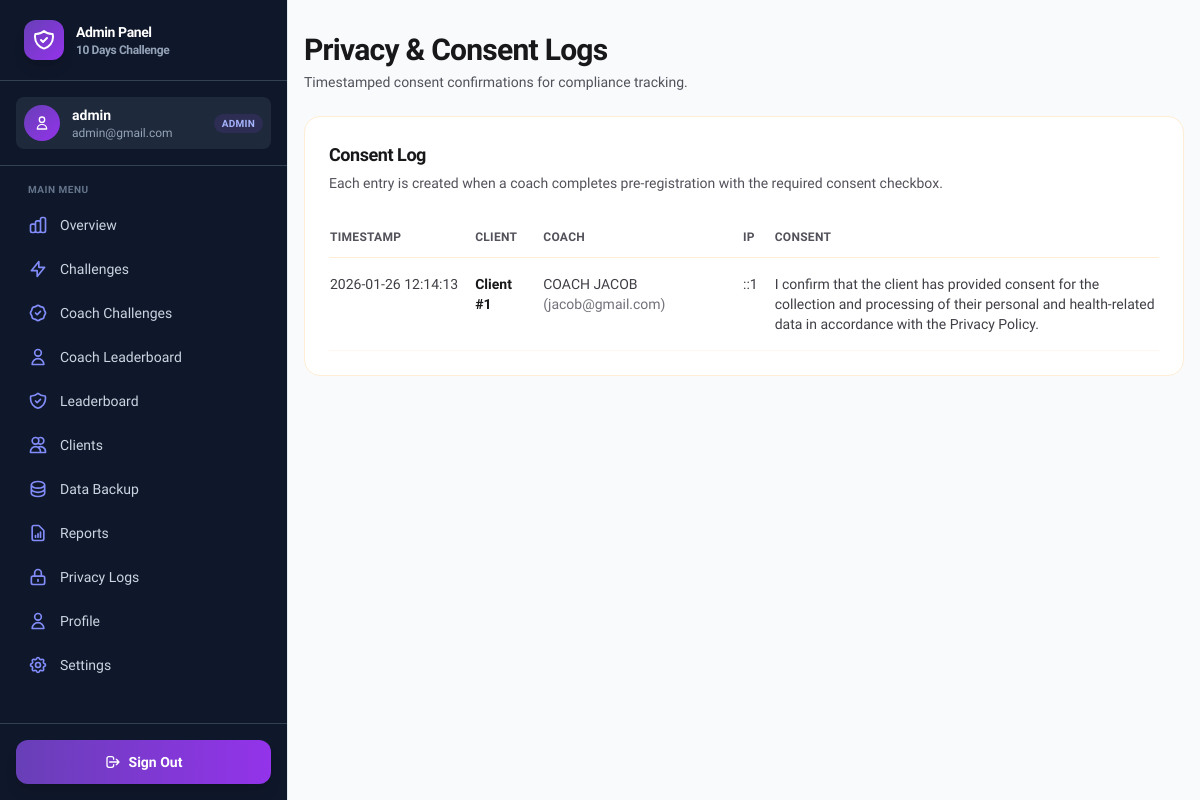
The page /admin/privacy_logs.php (signed in) on the database its author committed.
### tables this page shows
CREATE TABLE IF NOT EXISTS users (
  id INT UNSIGNED NOT NULL AUTO_INCREMENT,
  name VARCHAR(100) NOT NULL,
  email VARCHAR(190) NOT NULL,
  role ENUM('coach','admin') NOT NULL,
  password_hash VARCHAR(255) NOT NULL,
  is_active TINYINT(1) NOT NULL DEFAULT 1,
  created_at TIMESTAMP NOT NULL DEFAULT CURRENT_TIMESTAMP,
  updated_at TIMESTAMP NOT NULL DEFAULT CURRENT_TIMESTAMP ON UPDATE CURRENT_TIMESTAMP,
  PRIMARY KEY (id),
  UNIQUE KEY uniq_users_email (email)
);

CREATE TABLE IF NOT EXISTS consent_logs (
  id INT UNSIGNED NOT NULL AUTO_INCREMENT,
  client_id INT UNSIGNED NOT NULL,
  coach_user_id INT UNSIGNED NOT NULL,
  consent_text TEXT NOT NULL,
  ip_address VARCHAR(64) NULL,
  user_agent VARCHAR(255) NULL,
  created_at TIMESTAMP NOT NULL DEFAULT CURRENT_TIMESTAMP,
  PRIMARY KEY (id),
  KEY idx_consent_logs_client_id (client_id),
  KEY idx_consent_logs_coach_user_id (coach_user_id),
  CONSTRAINT fk_consent_logs_client_id FOREIGN KEY (client_id) REFERENCES clients(id)
    ON DELETE CASCADE ON UPDATE CASCADE,
  CONSTRAINT fk_consent_logs_coach_user_id FOREIGN KEY (coach_user_id) REFERENCES users(id)
    ON DELETE RESTRICT ON UPDATE CASCADE
);

### app/helpers.php (called while the page is built, shortened)
<?php
function app_config($key, $default = null)
{
    $config = isset($GLOBALS['app_config']) ? $GLOBALS['app_config'] : [];
    $segments = explode('.', (string) $key);
    $value = $config;
    foreach ($segments as $segment) {
        $value = $value[$segment];
    }
    return $value;
}
function url($path = '')
{
    $base = rtrim((string) app_config('app.base_url', ''), '/');
    $path = '/' . ltrim((string) $path, '/');
    return $base . $path;
}
function h($value)
{
    return htmlspecialchars((string) $value, ENT_QUOTES, 'UTF-8');
}

### app/db.php (called while the page is built)
<?php
function db()
{
    static $pdo;
    if ($pdo instanceof PDO) {
        return $pdo;
    }
    $host = (string) app_config('db.host');
    $port = (int) app_config('db.port');
    $database = (string) app_config('db.database');
    $username = (string) app_config('db.username');
    $password = (string) app_config('db.password');
    $charset = (string) app_config('db.charset', 'utf8mb4');
    $dsn = 'mysql:host=' . $host . ';port=' . $port . ';dbname=' . $database . ';charset=' . $charset;
    $pdo = new PDO($dsn, $username, $password, [
        PDO::ATTR_ERRMODE => PDO::ERRMODE_EXCEPTION,
        PDO::ATTR_DEFAULT_FETCH_MODE => PDO::FETCH_ASSOC,
    ]);
    return $pdo;
}
function db_has_column($table, $column)
{
    try {
        $database = (string) app_config('db.database');
        $stmt = db()->prepare('SELECT COUNT(*) AS c FROM information_schema.COLUMNS WHERE TABLE_SCHEMA = ? AND TABLE_NAME = ? AND COLUMN_NAME = ?');
        $stmt->execute([$database, (string) $table, (string) $column]);
        $row = $stmt->fetch();
        return $row ? ((int) $row['c'] > 0) : false;
    } catch (Throwable $e) {
        return false;
    }
}

### app/auth.php (called while the page is built, shortened)
<?php
function auth_user()
{
    $select = 'SELECT id, name, email, role' . (db_has_column('users', 'is_active') ? ', is_active' : '') . ' FROM users WHERE id = ? LIMIT 1';
    $stmt = db()->prepare($select);
    $stmt->execute([$_SESSION['user_id']]);
    $user = $stmt->fetch();
    return $user ?: null;
}

### admin/privacy_logs.php (the view, shortened to what this page needs)
<?php
$logs = [];
try {
    $stmt = db()->query('SELECT l.id, l.client_id, l.coach_user_id, l.consent_text, l.ip_address, l.user_agent, l.created_at, u.name AS coach_name, u.email AS coach_email FROM consent_logs l INNER JOIN users u ON u.id = l.coach_user_id ORDER BY l.created_at DESC, l.id DESC');
    $logs = $stmt->fetchAll();
} catch (Throwable $e) {
    $logs = [];
}
require __DIR__ . '/../partials/layout_top.php';
require __DIR__ . '/../partials/nav.php';
?>
<main class="mx-auto max-w-6xl px-4 py-8">
    <div class="mb-6">
        <h1 class="text-3xl font-extrabold tracking-tight">Privacy & Consent Logs</h1>
        <p class="mt-1 text-sm text-zinc-600">Timestamped consent confirmations for compliance tracking.</p>
    </div>
    <div class="rounded-2xl border border-orange-100 bg-white p-6">
        <div class="text-lg font-extrabold tracking-tight">Consent Log</div>
        <div class="mt-1 text-sm text-zinc-600">Each entry is created when a coach completes pre-registration with the required consent checkbox.</div>
        <div class="mt-6 overflow-x-auto">
            <table class="min-w-full text-left text-sm">
                <thead>
                    <tr class="border-b border-orange-100 text-xs font-extrabold uppercase tracking-wide text-zinc-600">
                        <th class="py-3 pr-4">Timestamp</th>
                        <th class="py-3 pr-4">Client</th>
                        <th class="py-3 pr-4">Coach</th>
                        <th class="py-3 pr-4">IP</th>
                        <th class="py-3 pr-0">Consent</th>
                    </tr>
                </thead>
                <tbody>
                    <?php foreach ($logs as $l): ?>
                        <tr class="border-b border-orange-50 align-top">
                            <td class="py-4 pr-4 whitespace-nowrap text-zinc-700"><?= h((string) $l['created_at']) ?></td>
                            <td class="py-4 pr-4 font-extrabold">Client #<?= h((string) $l['client_id']) ?></td>
                            <td class="py-4 pr-4 text-zinc-700"><?= h((string) $l['coach_name']) ?> <span class="text-zinc-500">(<?= h((string) $l['coach_email']) ?>)</span></td>
                            <td class="py-4 pr-4 text-zinc-700"><?= h((string) ($l['ip_address'] ?? '-')) ?></td>
                            <td class="py-4 pr-0 text-zinc-700">
                                <div class="max-w-xl">
                                    <?= h((string) $l['consent_text']) ?>
                                </div>
                            </td>
                        </tr>
                    <?php endforeach; ?>
                </tbody>
            </table>
        </div>
    </div>
</main>
<?php require __DIR__ . '/../partials/layout_bottom.php'; ?>

### partials/layout_top.php (shortened to what this page needs)
?><!doctype html>
<html lang="en">
<head>
    <script src="https://cdn.tailwindcss.com"></script>
</head>
<body class="min-h-screen bg-orange-50 text-zinc-900 font-sans">

### partials/nav.php (shortened to what this page needs)
<?php
$user = auth_user();
$role = $user ? $user['role'] : null;
$nav = [];
if ($role === 'admin') {
    $current_page = $_SERVER['REQUEST_URI'];
}
?>
<?php if ($role === 'admin' && $user): ?>
    <div class="min-h-screen bg-slate-50">
        <div class="flex min-h-screen">
            <aside class="sticky top-0 hidden h-screen w-72 shrink-0 overflow-y-auto border-r border-slate-200 bg-slate-900 lg:flex lg:flex-col">
                <div class="flex items-center gap-3 px-6 py-5 border-b border-slate-700">
                    <a href="<?= h(url('/index.php')) ?>" class="flex items-center gap-3 font-extrabold tracking-tight">
                        <div class="flex h-10 w-10 items-center justify-center rounded-xl bg-gradient-to-br from-indigo_bloom to-purple-600 text-white shadow-lg">
                        </div>
                        <div class="flex flex-col">
                            <span class="text-white text-sm font-bold">Admin Panel</span>
                            <span class="text-slate-400 text-xs">10 Days Challenge</span>
                        </div>
                    </a>
                </div>
                <div class="px-4 py-4 border-b border-slate-700">
                    <div class="flex items-center gap-3 px-2 py-2 rounded-lg bg-slate-800">
                        <div class="flex h-9 w-9 items-center justify-center rounded-full bg-gradient-to-br from-indigo_bloom to-purple-600 text-white">
                            <svg class="h-4 w-4" fill="none" stroke="currentColor" stroke-width="2" viewBox="0 0 24 24">
                                <path stroke-linecap="round" stroke-linejoin="round" d="M16 7a4 4 0 11-8 0 4 4 0 018 0zM12 14a7 7 0 00-7 7h14a7 7 0 00-7-7z"/>
                            </svg>
                        </div>
                        <div class="flex-1 min-w-0">
                            <div class="text-sm font-semibold text-white truncate"><?= h($user['name']) ?></div>
                            <div class="text-xs text-slate-400 truncate"><?= h($user['email']) ?></div>
                        </div>
                        <span class="px-2 py-0.5 text-[10px] font-bold uppercase tracking-wide bg-indigo_bloom/20 text-indigo-300 rounded-full">Admin</span>
                    </div>
                </div>
                <nav class="flex-1 px-3 py-4 overflow-y-auto">
                    <div class="text-[10px] font-bold uppercase tracking-wider text-slate-500 px-4 mb-2">Main Menu</div>
                    <?php foreach ($nav as $item):
                        $is_active = strpos($current_page, $item[1]) !== false;
                        $active_classes = $is_active ? 'bg-gradient-to-r from-indigo-600 to-purple-600 text-white shadow-lg shadow-indigo-500/50' : 'text-slate-300 hover:bg-slate-800 hover:text-white';
                    ?>
                        <a href="<?= h($item[1]) ?>" class="mb-1 flex items-center gap-3 rounded-xl px-4 py-2.5 text-sm font-medium <?= $active_classes ?> transition-colors">
                            <?php if (isset($item[2])): ?>
                                <span class="<?= $is_active ? 'text-indigo-200' : 'text-indigo-400' ?>"><?= $item[2] ?></span>
                            <?php endif; ?>
                            <?= h($item[0]) ?>
                        </a>
                    <?php endforeach; ?>
                </nav>
                <div class="border-t border-slate-700 p-4">
                    <a href="<?= h(url('/auth/logout.php')) ?>" class="flex items-center justify-center gap-2 rounded-xl bg-gradient-to-r from-indigo_bloom to-purple-600 px-4 py-3 text-sm font-bold text-white hover:from-indigo-600 hover:to-purple-700 transition-all shadow-lg">
                        <svg class="h-4 w-4" fill="none" stroke="currentColor" stroke-width="2" viewBox="0 0 24 24">
                            <path stroke-linecap="round" stroke-linejoin="round" d="M17 16l4-4m0 0l-4-4m4 4H7m6 4v1a3 3 0 01-3 3H6a3 3 0 01-3-3V7a3 3 0 013-3h4a3 3 0 013 3v1"/>
                        </svg>
                        Sign Out
                    </a>
                </div>
            </aside>
            <div class="flex min-w-0 flex-1 flex-col">
                <div class="flex-1">
<?php endif; ?>

### partials/layout_bottom.php (shortened to what this page needs)
<?php
$user = auth_user();
$role = $user ? $user['role'] : null;
?>
<?php if ($role === 'admin' && $user): ?>
                </div>
            </div>
        </div>
    </div>
<?php endif; ?>
</body>
</html>

### rows shown on the page
users: name "admin", email "admin@gmail.com", role "admin" (drawn)
consent_logs: created_at "2026-01-26 12:14:13", client "1", coach_user.name "COACH JACOB", coach_user.email "jacob@gmail.com", ip_address "::1", consent_text "I confirm that the client has provided consent for the collection and processing of their personal and health-related data in accordance with the Privacy Policy."

### other values the page prints
$item[0] "Overview"
$item[0] "Challenges"
$item[0] "Coach Challenges"
$item[0] "Coach Leaderboard"
$item[0] "Leaderboard"
$item[0] "Clients"
$item[0] "Data Backup"
$item[0] "Reports"
$item[0] "Privacy Logs"
$item[0] "Profile"
$item[0] "Settings"
